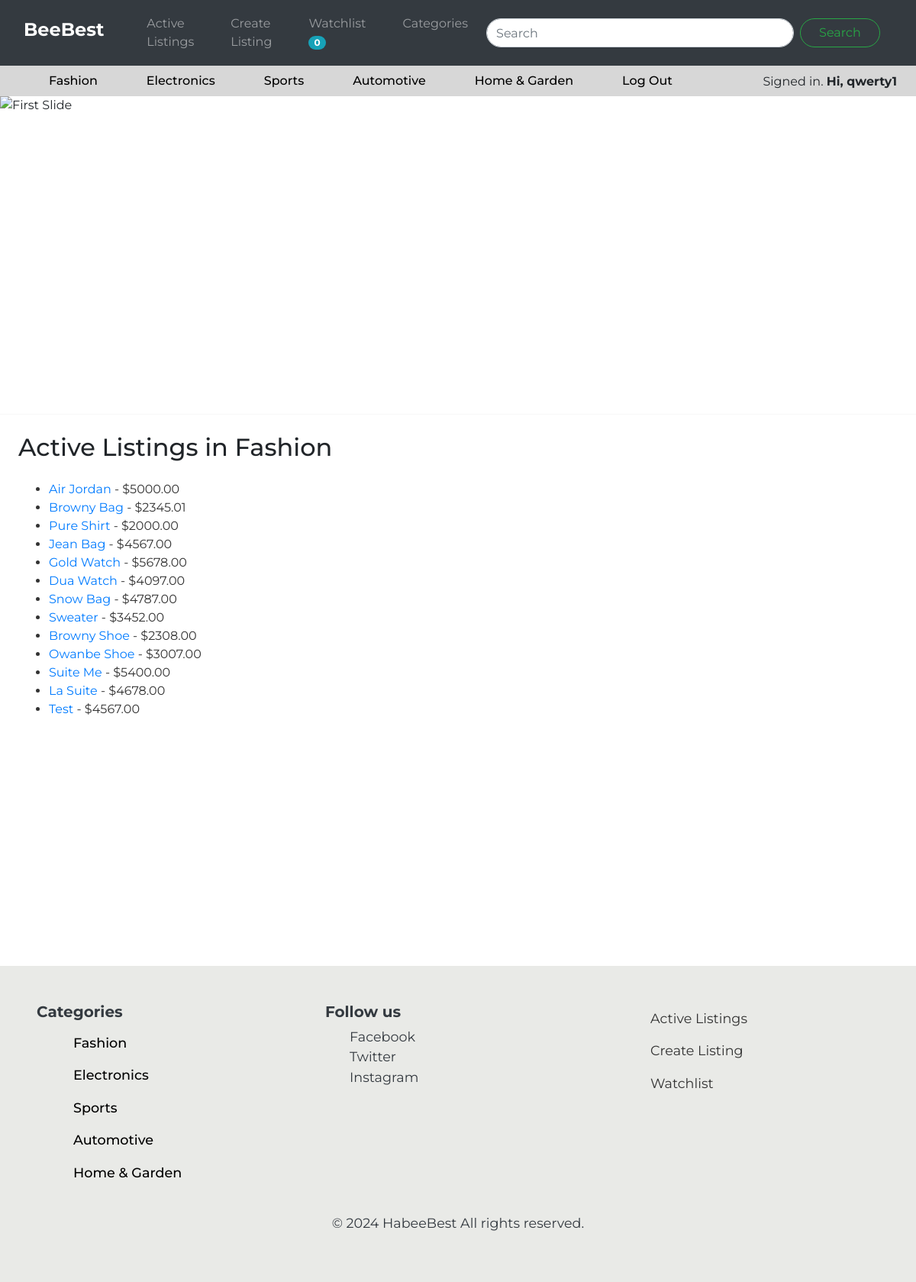
Page /categories/Fashion/ (signed in) on the committed database.
### auctions/models.py (models this page shows, shortened)
class User(AbstractUser):
    pass

class AuctionListing(models.Model):
    title = models.CharField(max_length=100)
    description = models.TextField()
    starting_bid = models.DecimalField(max_digits=10, decimal_places=2)
    current_bid = models.DecimalField(max_digits=10, decimal_places=2, null= True, blank = True)
    image_url = models.URLField(blank=True, null=True)
    category = models.CharField(max_length=64, blank=True, null=True)
    created_at = models.DateTimeField(default=timezone.now)  # Provide a default value for existing rows
    created_by = models.ForeignKey(User,on_delete=models.CASCADE)
    is_active = models.BooleanField(default=True)
    winner = models.ForeignKey(User, null=True, blank=True, on_delete=models.SET_NULL, related_name="won_auctions")

### auctions/views.py (the view)
# urls.py: path('categories/<str:category_name>/', views.category_detail, name='category_detail')
def category_detail(request, category_name):
    listings = AuctionListing.objects.filter(category=category_name, is_active=True)
    return render(request, 'auctions/category_detail.html', {
        'category': category_name,
        'listings': listings
    })

### auctions/context_processors.py (called while the page is built)
def watchlist_count(request):
    if request.user.is_authenticated:
        try:
            watchlist = Watchlist.objects.get(user=request.user)
            count = watchlist.listings.count()
        except Watchlist.DoesNotExist:
            count = 0
    else:
        count = 0
    return {
        'watchlist_count': count
    }

### auctions/templates/auctions/category_detail.html (shortened to what this page needs)
{% extends "auctions/layout.html" %}
{% block body %}
    <h2 class="m-4">Active Listings in {{ category }}</h2>
    <ul>
        {% for listing in listings %}
            <li><a href="{% url 'listing_detail' listing.id %}">{{ listing.title }}</a> - ${{ listing.current_bid|default:listing.starting_bid }}</li>
        {% endfor %}
    </ul>
{% endblock %}

### auctions/templates/auctions/layout.html (shortened to what this page needs)
{% load static %}
<!DOCTYPE html>
<html lang="en">
<head>
    <link href="https://cdn.jsdelivr.net/npm/bootstrap@5.3.3/dist/css/bootstrap.min.css" rel="stylesheet">
    <link rel="stylesheet" href="https://stackpath.bootstrapcdn.com/bootstrap/4.4.1/css/bootstrap.min.css">
    <link rel="stylesheet" href="{% static 'auctions/styles.css' %}">
</head>
<body>
    {% if request.resolver_match.url_name != 'login' and request.resolver_match.url_name != 'register' and request.resolver_match.url_name != 'create_listing' %}
        <nav class="navbar navbar-expand-lg bg-body-tertiary navbar-dark bg-dark">
            <div class="container-fluid">
            <a class="navbar-brand" href="{% url 'index' %}"><h4><strong>BeeBest</strong></h4></a>
            <div class="collapse navbar-collapse" id="navbarTogglerDemo02">
                <ul class="navbar-nav me-auto mb-2 mb-lg-0">
                <li class="nav-item">
                    <a class="nav-link" href="{% url 'index' %}">Active Listings</a>
                </li>
                <li class="nav-item">
                    <a class="nav-link" href="{% url 'create_listing' %}">Create Listing</a>
                </li>
                <li class="nav-item">
                    <a class="nav-link" href="{% url 'watchlist' %}">
                        Watchlist <span class="badge badge-pill badge-info">{{ watchlist_count }}</span>
                    </a>
                </li>
                <li class="nav-item">
                    <a class="nav-link" href="{% url 'category_list' %}">Categories</a>
                </li>
                </ul>
                <form class="d-flex div-form" role="search">
                <input class="form-control me-2" type="search" placeholder="Search" aria-label="Search">
                <button class="btn btn-outline-success" type="submit">Search</button>
                </form>
            </div>
            </div>
        </nav>
        <div class="list-1">
            <div id="usernaming">
                {% if user.is_authenticated %}
                    Signed in. <strong>Hi, {{ user.username }}</strong>
                {% else %}
                    Not signed in.
                {% endif %}
            </div>
            <ul class="nav ps-3">
                <li class="nav-item">
                    <a class="nav-link line" href="{% url 'category_list' %}">Fashion</a>
                </li>
                <li class="nav-item">
                    <a class="nav-link line" href="{% url 'category_list' %}">Electronics</a>
                </li>
                <li class="nav-item">
                    <a class="nav-link line" href="{% url 'category_list' %}">Sports</a>
                </li>
                <li class="nav-item">
                    <a class="nav-link line" href="{% url 'category_list' %}">Automotive</a>
                </li>
                <li class="nav-item">
                    <a class="nav-link line" href="{% url 'category_list' %}">Home & Garden</a>
                </li>
                {% if user.is_authenticated %}
                    <li class="nav-item">
                        <a class="nav-link line" href="{% url 'logout' %}">Log Out</a>
                    </li>
                {% endif %}
            </ul>
        </div>
        <div id="carouselExamplefade" class="carousel slide carousel-fade" data-ride="carousel" data-interval="5000">
            <div class="carousel-inner">
                <div class="carousel-item active">
                    <img src="https://i.imgur.com/WaZKnBN.png" class="d-block w-100 img-fluid" alt="First Slide">
                </div>
            </div>
        </div>
        <hr>
    {% endif %}
    <div class="content-wrapper">
        {% block body %}
        {% endblock %}
    </div>
    <footer class="bg-footer text-dark mt-5">
        <div class="foot">
          <div class="row">
            <div class="col-md-4">
              <h5 class="five"><strong>Categories</strong></h5>
              <ul class="list-unstyled">
                <li><a class="nav-link line" href="{% url 'category_list' %}">Fashion</a></li>
                <li><a class="nav-link line" href="{% url 'category_list' %}">Electronics</a></li>
                <li><a class="nav-link line" href="{% url 'category_list' %}">Sports</a></li>
                <li><a class="nav-link line" href="{% url 'category_list' %}">Automotive</a></li>
                <li><a class="nav-link line" href="{% url 'category_list' %}">Home & Garden</a></li>
            </ul>
            </div>
            <div class="col-md-4">
                <h5 class="five"><strong>Follow us</strong></h5>
                <ul class="list-unstyled ">
                  <li><a href="#" class="text-dark">Facebook</a></li>
                  <li><a href="#" class="text-dark">Twitter</a></li>
                  <li><a href="#" class="text-dark">Instagram</a></li>
                </ul>
              </div>
            <div class="col-md-4">
                <ul class="list-unstyled ">
                  <li><a class="nav-link" href="{% url 'index' %}">Active Listings</a></li>
                  <li><a class="nav-link" href="{% url 'create_listing' %}">Create Listing</a></li>
                  <li><a class="nav-link" href="{% url 'watchlist' %}">Watchlist</a></li>
                </ul>
              </div>
          </div>
          <div class="text-center mt-3">
            <p class="fun">&copy; 2024 HabeeBest All rights reserved.</p>
          </div>
        </div>
      </footer>
</body>
</html>

### auctions/static/auctions/styles.css (style rules this page uses)
* { margin: 0; padding: 0; box-sizing: border-box; font-family:'Montserrat', sans-serif; }
html, body { height: 100%; }
.content-wrapper { min-height: calc(100vh - 150px); }
footer { margin-top: auto; width: 100%; margin-bottom: 0; }
.carousel-inner { height: 400px; }
.carousel-item img { width: 100%; height: 100%; object-position: center; }
.div-form { width: 50%; }
.div-form input { border-radius: 20px; }
.div-form>button { width: 25%; border-radius: 20px; }
#usernaming { position: relative; float: right; top: 9px; margin-right: 25px; }
.line { color: black; font-weight: 500; }
.list-1 { background-color: rgb(215, 215, 215); }
form { padding: 1rem; }
.foot { padding: 3rem; font-size: 1.1rem; }
.bg-footer { background-color: #e9eae7; }
.watchlist-page h2, li { margin-left: 2rem; color: #333; }
@media (max-width: 1200px) { .carousel-inner img { max-height: 250px; } }
@media (max-width: 1200px) { .div-form { width: 90%; } }
@media (max-width: 1200px) { .div-form input { border-radius: 20px; } }
@media (max-width: 1200px) { .div-form>button { width: 25%; border-radius: 20px; } }

### rows in the picture
User: username "qwerty1"
AuctionListing: title "Air Jordan", current_bid "5000.00"
AuctionListing: title "Browny Bag", current_bid "2345.01"
AuctionListing: title "Pure Shirt", current_bid "2000.00"
AuctionListing: title "Jean Bag", current_bid "4567.00"
AuctionListing: title "Gold Watch", current_bid "5678.00"
AuctionListing: title "Dua Watch", current_bid "4097.00"
AuctionListing: title "Snow Bag", current_bid "4787.00"
AuctionListing: title "Sweater", current_bid "3452.00"
AuctionListing: title "Browny Shoe", current_bid "2308.00"
AuctionListing: title "Owanbe Shoe", current_bid "3007.00"
AuctionListing: title "Suite Me", current_bid "5400.00"
AuctionListing: title "La Suite", current_bid "4678.00"
AuctionListing: title "Test", current_bid "4567.00"

### other values in the picture
{{ watchlist_count }} "0"
{{ category }} "Fashion"
